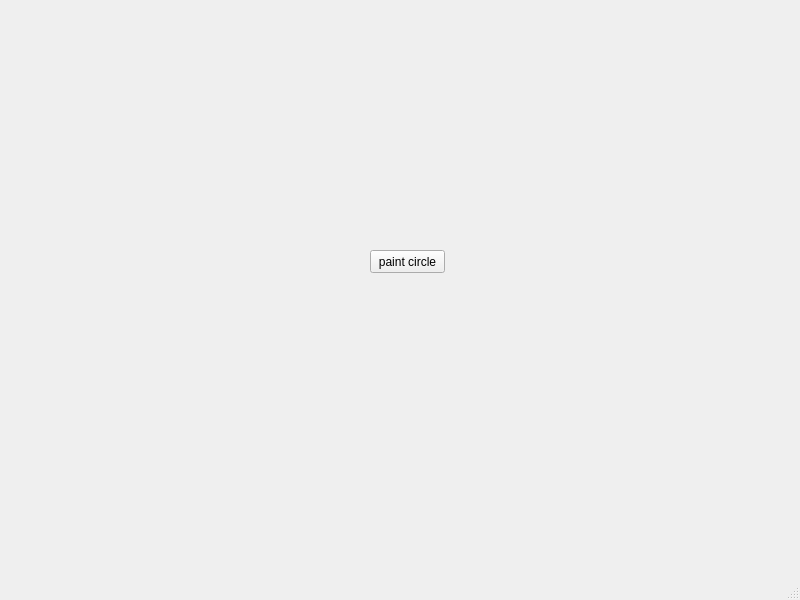
<?xml version="1.0" encoding="UTF-8"?>
<ui version="4.0">
 <class>MainWindow</class>
 <widget class="QMainWindow" name="MainWindow">
  <property name="geometry">
   <rect>
    <x>0</x>
    <y>0</y>
    <width>800</width>
    <height>600</height>
   </rect>
  </property>
  <property name="windowTitle">
   <string>MainWindow</string>
  </property>
  <widget class="QWidget" name="centralwidget">
   <widget class="QPushButton" name="pushButton">
    <property name="geometry">
     <rect>
      <x>370</x>
      <y>250</y>
      <width>75</width>
      <height>23</height>
     </rect>
    </property>
    <property name="text">
     <string>paint circle</string>
    </property>
   </widget>
  </widget>
  <widget class="QMenuBar" name="menubar">
   <property name="geometry">
    <rect>
     <x>0</x>
     <y>0</y>
     <width>800</width>
     <height>21</height>
    </rect>
   </property>
  </widget>
  <widget class="QStatusBar" name="statusbar"/>
 </widget>
 <resources/>
 <connections/>
</ui>
